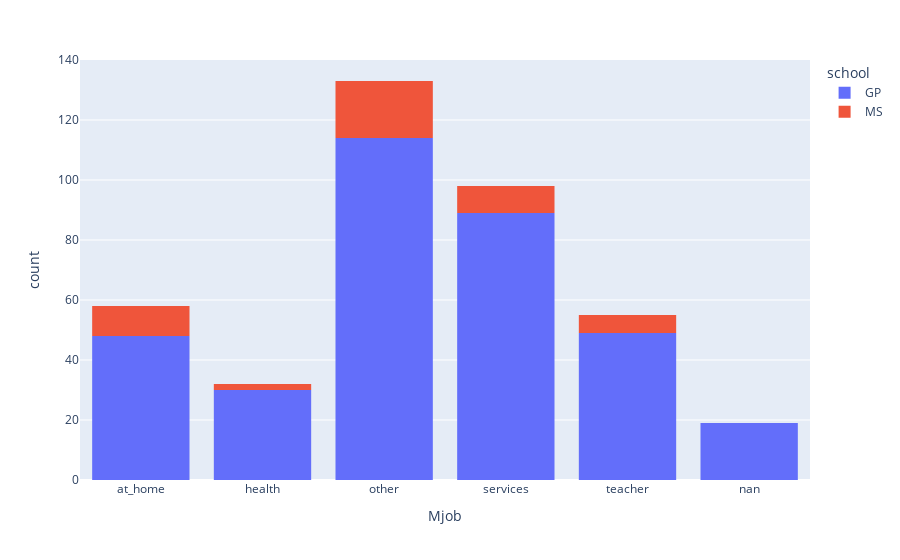

Here is the notebook cell this chart was saved with:
### Code cell
fig_mjob = px.histogram(df,
                        x="Mjob",
                        color="school")
fig_mjob.show()

### Figure 1 — Plotly figure (JSON) as saved in the notebook; plotly's stock layout.template omitted (floating-point values rounded to 4 significant figures; data arrays with more than 128 entries replaced by an {"elided": "..."} marker saying what was removed)
{"data": [{"alignmentgroup": "True", "bingroup": "x", "hovertemplate": "school=GP<br>Mjob=%{x}<br>count=%{y}<extra></extra>", "legendgroup": "GP", "marker": {"color": "#636efa", "pattern": {"shape": ""}}, "name": "GP", "offsetgroup": "GP", "orientation": "v", "showlegend": true, "type": "histogram", "x": {"elided": "349 str values"}, "xaxis": "x", "yaxis": "y"}, {"alignmentgroup": "True", "bingroup": "x", "hovertemplate": "school=MS<br>Mjob=%{x}<br>count=%{y}<extra></extra>", "legendgroup": "MS", "marker": {"color": "#EF553B", "pattern": {"shape": ""}}, "name": "MS", "offsetgroup": "MS", "orientation": "v", "showlegend": true, "type": "histogram", "x": ["other", "other", "health", "at_home", "other", "services", "services", "teacher", "services", "other", "at_home", "at_home", "at_home", "services", "at_home", "other", "at_home", "teacher", "other", "at_home", "other", "services", "at_home", "other", "other", "other", "other", "health", "teacher", "other", "at_home", "teacher", "other", "other", "other", "other", "at_home", "teacher", "services", "teacher", "other", "services", "services", "other", "services", "other"], "xaxis": "x", "yaxis": "y"}], "layout": {"barmode": "relative", "legend": {"title": {"text": "school"}, "tracegroupgap": 0}, "margin": {"t": 60}, "xaxis": {"anchor": "y", "domain": [0, 1], "title": {"text": "Mjob"}}, "yaxis": {"anchor": "x", "domain": [0, 1], "title": {"text": "count"}}}}
